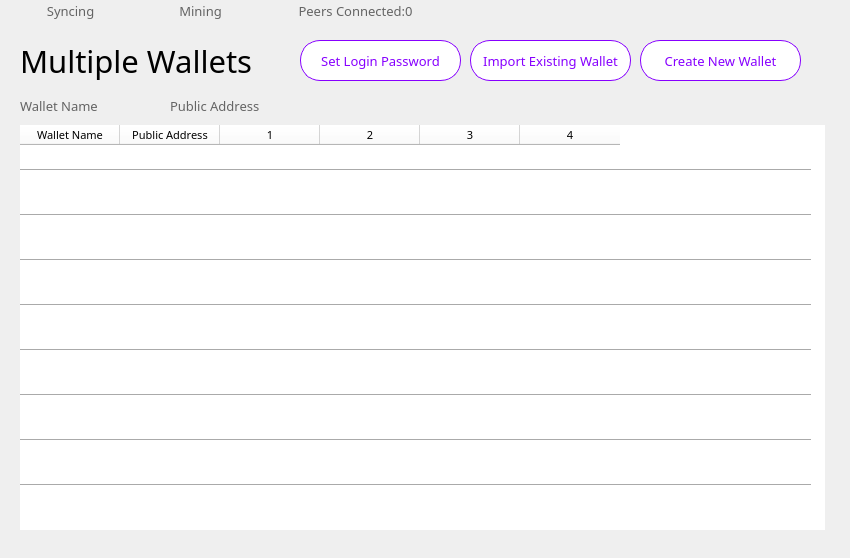
   <widget class="QWidget" name="p6">
    <widget class="QLabel" name="label_15">
     <property name="geometry">
      <rect>
       <x>20</x>
       <y>40</y>
       <width>261</width>
       <height>41</height>
      </rect>
     </property>
     <property name="font">
      <font>
       <family>微软雅黑</family>
       <pointsize>23</pointsize>
      </font>
     </property>
     <property name="text">
      <string>Multiple Wallets</string>
     </property>
    </widget>
    <widget class="QPushButton" name="pushButton_31">
     <property name="geometry">
      <rect>
       <x>300</x>
       <y>40</y>
       <width>161</width>
       <height>41</height>
      </rect>
     </property>
     <property name="font">
      <font>
       <family>微软雅黑 Light</family>
       <pointsize>10</pointsize>
      </font>
     </property>
     <property name="cursor">
      <cursorShape>PointingHandCursor</cursorShape>
     </property>
     <property name="focusPolicy">
      <enum>Qt::NoFocus</enum>
     </property>
     <property name="styleSheet">
      <string notr="true">border-width: 1px;

border-color: rgb(135, 0, 255);
background-color: rgb(255, 255, 255);
color: rgb(135, 0, 255);
border-radius:20px;
border-style:solid; 
</string>
     </property>
     <property name="text">
      <string>Set Login Password</string>
     </property>
     <property name="flat">
      <bool>true</bool>
     </property>
    </widget>
    <widget class="QPushButton" name="pushButton_32">
     <property name="geometry">
      <rect>
       <x>470</x>
       <y>40</y>
       <width>161</width>
       <height>41</height>
      </rect>
     </property>
     <property name="font">
      <font>
       <family>微软雅黑 Light</family>
       <pointsize>10</pointsize>
      </font>
     </property>
     <property name="cursor">
      <cursorShape>PointingHandCursor</cursorShape>
     </property>
     <property name="focusPolicy">
      <enum>Qt::NoFocus</enum>
     </property>
     <property name="styleSheet">
      <string notr="true">border-width: 1px;
border-color: rgb(135, 0, 255);
background-color: rgb(255, 255, 255);
color: rgb(135, 0, 255);
border-radius:20px;
border-style:solid; 
</string>
     </property>
     <property name="text">
      <string>Import Existing Wallet</string>
     </property>
     <property name="flat">
      <bool>true</bool>
     </property>
    </widget>
    <widget class="QPushButton" name="pushButton_33">
     <property name="geometry">
      <rect>
       <x>640</x>
       <y>40</y>
       <width>161</width>
       <height>41</height>
      </rect>
     </property>
     <property name="font">
      <font>
       <family>微软雅黑 Light</family>
       <pointsize>10</pointsize>
      </font>
     </property>
     <property name="cursor">
      <cursorShape>PointingHandCursor</cursorShape>
     </property>
     <property name="focusPolicy">
      <enum>Qt::NoFocus</enum>
     </property>
     <property name="styleSheet">
      <string notr="true">border-width: 1px;
border-color: rgb(135, 0, 255);
background-color: rgb(255, 255, 255);
color: rgb(135, 0, 255);
border-radius:20px;
border-style:solid; 
</string>
     </property>
     <property name="text">
      <string>Create New Wallet</string>
     </property>
     <property name="flat">
      <bool>true</bool>
     </property>
    </widget>
    <widget class="QLabel" name="label_49">
     <property name="geometry">
      <rect>
       <x>20</x>
       <y>95</y>
       <width>91</width>
       <height>21</height>
      </rect>
     </property>
     <property name="font">
      <font>
       <family>微软雅黑</family>
       <pointsize>10</pointsize>
      </font>
     </property>
     <property name="styleSheet">
      <string notr="true">color: rgb(100, 100, 100);</string>
     </property>
     <property name="text">
      <string>Wallet Name</string>
     </property>
    </widget>
    <widget class="QLabel" name="label_50">
     <property name="geometry">
      <rect>
       <x>170</x>
       <y>95</y>
       <width>91</width>
       <height>21</height>
      </rect>
     </property>
     <property name="font">
      <font>
       <family>微软雅黑</family>
       <pointsize>10</pointsize>
      </font>
     </property>
     <property name="styleSheet">
      <string notr="true">color: rgb(100, 100, 100);</string>
     </property>
     <property name="text">
      <string>Public Address</string>
     </property>
    </widget>
    <widget class="QToolButton" name="toolButton_27">
     <property name="geometry">
      <rect>
       <x>270</x>
       <y>0</y>
       <width>161</width>
       <height>21</height>
      </rect>
     </property>
     <property name="font">
      <font>
       <family>微软雅黑 Light</family>
       <pointsize>10</pointsize>
      </font>
     </property>
     <property name="styleSheet">
      <string notr="true">border:0px;
color: rgb(100, 100, 100);</string>
     </property>
     <property name="text">
      <string>   Peers Connected:0</string>
     </property>
     <property name="icon">
      <iconset resource="pic.qrc">
       <normaloff>:/pic/tubiaoer.png</normaloff>:/pic/tubiaoer.png</iconset>
     </property>
     <property name="toolButtonStyle">
      <enum>Qt::ToolButtonTextBesideIcon</enum>
     </property>
    </widget>
    <widget class="QToolButton" name="toolButton_28">
     <property name="geometry">
      <rect>
       <x>0</x>
       <y>0</y>
       <width>131</width>
       <height>21</height>
      </rect>
     </property>
     <property name="font">
      <font>
       <family>微软雅黑 Light</family>
       <pointsize>10</pointsize>
      </font>
     </property>
     <property name="styleSheet">
      <string notr="true">border:0px;
color: rgb(100, 100, 100);</string>
     </property>
     <property name="text">
      <string>   Syncing</string>
     </property>
     <property name="icon">
      <iconset resource="pic.qrc">
       <normaloff>:/pic/grayqukuai.png</normaloff>:/pic/grayqukuai.png</iconset>
     </property>
     <property name="toolButtonStyle">
      <enum>Qt::ToolButtonTextBesideIcon</enum>
     </property>
    </widget>
    <widget class="QToolButton" name="toolButton_29">
     <property name="geometry">
      <rect>
       <x>130</x>
       <y>0</y>
       <width>131</width>
       <height>21</height>
      </rect>
     </property>
     <property name="font">
      <font>
       <family>微软雅黑 Light</family>
       <pointsize>10</pointsize>
      </font>
     </property>
     <property name="styleSheet">
      <string notr="true">border:0px;
color: rgb(100, 100, 100);</string>
     </property>
     <property name="text">
      <string>   Mining</string>
     </property>
     <property name="icon">
      <iconset resource="pic.qrc">
       <normaloff>:/pic/graymining.png</normaloff>:/pic/graymining.png</iconset>
     </property>
     <property name="toolButtonStyle">
      <enum>Qt::ToolButtonTextBesideIcon</enum>
     </property>
    </widget>
    <widget class="QLabel" name="label_35">
     <property name="geometry">
      <rect>
       <x>0</x>
       <y>114</y>
       <width>841</width>
       <height>435</height>
      </rect>
     </property>
     <property name="text">
      <string/>
     </property>
     <property name="pixmap">
      <pixmap resource="pic.qrc">:/pic/chart.png</pixmap>
     </property>
     <property name="scaledContents">
      <bool>true</bool>
     </property>
    </widget>
    <widget class="Line" name="line_6">
     <property name="geometry">
      <rect>
       <x>20</x>
       <y>160</y>
       <width>791</width>
       <height>21</height>
      </rect>
     </property>
     <property name="styleSheet">
      <string notr="true">background-color: rgb(255, 255, 255);</string>
     </property>
     <property name="orientation">
      <enum>Qt::Horizontal</enum>
     </property>
    </widget>
    <widget class="Line" name="line_9">
     <property name="geometry">
      <rect>
       <x>20</x>
       <y>295</y>
       <width>791</width>
       <height>21</height>
      </rect>
     </property>
     <property name="styleSheet">
      <string notr="true">background-color: rgb(255, 255, 255);</string>
     </property>
     <property name="orientation">
      <enum>Qt::Horizontal</enum>
     </property>
    </widget>
    <widget class="Line" name="line_11">
     <property name="geometry">
      <rect>
       <x>20</x>
       <y>340</y>
       <width>791</width>
       <height>20</height>
      </rect>
     </property>
     <property name="styleSheet">
      <string notr="true">background-color: rgb(255, 255, 255);</string>
     </property>
     <property name="orientation">
      <enum>Qt::Horizontal</enum>
     </property>
    </widget>
    <widget class="Line" name="line_14">
     <property name="geometry">
      <rect>
       <x>20</x>
       <y>475</y>
       <width>791</width>
       <height>21</height>
      </rect>
     </property>
     <property name="styleSheet">
      <string notr="true">background-color: rgb(255, 255, 255);</string>
     </property>
     <property name="orientation">
      <enum>Qt::Horizontal</enum>
     </property>
    </widget>
    <widget class="Line" name="line_10">
     <property name="geometry">
      <rect>
       <x>20</x>
       <y>385</y>
       <width>791</width>
       <height>21</height>
      </rect>
     </property>
     <property name="styleSheet">
      <string notr="true">background-color: rgb(255, 255, 255);</string>
     </property>
     <property name="orientation">
      <enum>Qt::Horizontal</enum>
     </property>
    </widget>
    <widget class="Line" name="line_7">
     <property name="geometry">
      <rect>
       <x>20</x>
       <y>205</y>
       <width>791</width>
       <height>21</height>
      </rect>
     </property>
     <property name="styleSheet">
      <string notr="true">background-color: rgb(255, 255, 255);</string>
     </property>
     <property name="orientation">
      <enum>Qt::Horizontal</enum>
     </property>
    </widget>
    <widget class="Line" name="line_8">
     <property name="geometry">
      <rect>
       <x>20</x>
       <y>250</y>
       <width>791</width>
       <height>20</height>
      </rect>
     </property>
     <property name="styleSheet">
      <string notr="true">background-color: rgb(255, 255, 255);</string>
     </property>
     <property name="orientation">
      <enum>Qt::Horizontal</enum>
     </property>
    </widget>
    <widget class="Line" name="line_12">
     <property name="geometry">
      <rect>
       <x>20</x>
       <y>430</y>
       <width>791</width>
       <height>21</height>
      </rect>
     </property>
     <property name="styleSheet">
      <string notr="true">background-color: rgb(255, 255, 255);</string>
     </property>
     <property name="orientation">
      <enum>Qt::Horizontal</enum>
     </property>
    </widget>
    <widget class="QTableWidget" name="multWallet">
     <property name="geometry">
      <rect>
       <x>20</x>
       <y>125</y>
       <width>805</width>
       <height>405</height>
      </rect>
     </property>
     <property name="font">
      <font>
       <family>微软雅黑</family>
       <pointsize>8</pointsize>
      </font>
     </property>
     <property name="styleSheet">
      <string notr="true">border:0px;
background-color: rgb(255, 255, 255);</string>
     </property>
     <column>
      <property name="text">
       <string>Wallet Name</string>
      </property>
     </column>
     <column>
      <property name="text">
       <string>Public Address</string>
      </property>
     </column>
     <column>
      <property name="text">
       <string>1</string>
      </property>
     </column>
     <column>
      <property name="text">
       <string>2</string>
      </property>
     </column>
     <column>
      <property name="text">
       <string>3</string>
      </property>
     </column>
     <column>
      <property name="text">
       <string>4</string>
      </property>
     </column>
    </widget>
    <zorder>label_15</zorder>
    <zorder>pushButton_31</zorder>
    <zorder>pushButton_32</zorder>
    <zorder>pushButton_33</zorder>
    <zorder>label_49</zorder>
    <zorder>label_50</zorder>
    <zorder>toolButton_27</zorder>
    <zorder>toolButton_28</zorder>
    <zorder>toolButton_29</zorder>
    <zorder>label_35</zorder>
    <zorder>multWallet</zorder>
    <zorder>line_6</zorder>
    <zorder>line_9</zorder>
    <zorder>line_11</zorder>
    <zorder>line_14</zorder>
    <zorder>line_10</zorder>
    <zorder>line_7</zorder>
    <zorder>line_8</zorder>
    <zorder>line_12</zorder>
   </widget>
